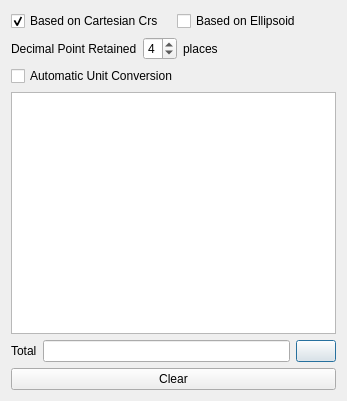
<?xml version="1.0" encoding="UTF-8"?>
<ui version="4.0">
 <class>measureDistanceDialog</class>
 <widget class="QDialog" name="measureDistanceDialog">
  <property name="geometry">
   <rect>
    <x>0</x>
    <y>0</y>
    <width>347</width>
    <height>401</height>
   </rect>
  </property>
  <property name="windowTitle">
   <string>Measure Parameter Settings</string>
  </property>
  <layout class="QVBoxLayout" name="verticalLayout">
   <item>
    <layout class="QHBoxLayout" name="horizontalLayout_15">
     <item>
      <widget class="CheckBox" name="baseInCartesianCb">
       <property name="text">
        <string>Based on Cartesian Crs</string>
       </property>
       <property name="checked">
        <bool>true</bool>
       </property>
       <attribute name="buttonGroup">
        <string notr="true">baseModeButtonGroup</string>
       </attribute>
      </widget>
     </item>
     <item>
      <widget class="CheckBox" name="baseInEllipsoidCb">
       <property name="text">
        <string>Based on Ellipsoid</string>
       </property>
       <property name="checked">
        <bool>false</bool>
       </property>
       <attribute name="buttonGroup">
        <string notr="true">baseModeButtonGroup</string>
       </attribute>
      </widget>
     </item>
    </layout>
   </item>
   <item>
    <layout class="QHBoxLayout" name="horizontalLayout_17">
     <item>
      <widget class="BodyLabel" name="BodyLabel_2">
       <property name="text">
        <string>Decimal Point Retained</string>
       </property>
      </widget>
     </item>
     <item>
      <widget class="SpinBox" name="decimalPrecisionSpinBox">
       <property name="minimum">
        <number>1</number>
       </property>
       <property name="maximum">
        <number>8</number>
       </property>
       <property name="value">
        <number>4</number>
       </property>
      </widget>
     </item>
     <item>
      <widget class="BodyLabel" name="BodyLabel_3">
       <property name="text">
        <string>places</string>
       </property>
      </widget>
     </item>
     <item>
      <spacer name="horizontalSpacer">
       <property name="orientation">
        <enum>Qt::Horizontal</enum>
       </property>
       <property name="sizeHint" stdset="0">
        <size>
         <width>40</width>
         <height>20</height>
        </size>
       </property>
      </spacer>
     </item>
    </layout>
   </item>
   <item>
    <widget class="CheckBox" name="autoTransUnitCheckBox">
     <property name="text">
      <string>Automatic Unit Conversion</string>
     </property>
    </widget>
   </item>
   <item>
    <widget class="ListWidget" name="ListWidget"/>
   </item>
   <item>
    <layout class="QHBoxLayout" name="horizontalLayout_14">
     <item>
      <widget class="BodyLabel" name="BodyLabel">
       <property name="text">
        <string>Total</string>
       </property>
      </widget>
     </item>
     <item>
      <widget class="LineEdit" name="totalLE">
       <property name="readOnly">
        <bool>true</bool>
       </property>
      </widget>
     </item>
     <item>
      <widget class="ComboBox" name="unitCb"/>
     </item>
    </layout>
   </item>
   <item>
    <widget class="PushButton" name="clearPb">
     <property name="text">
      <string>Clear</string>
     </property>
    </widget>
   </item>
  </layout>
 </widget>
 <customwidgets>
  <customwidget>
   <class>CheckBox</class>
   <extends>QCheckBox</extends>
   <header>qfluentwidgets</header>
  </customwidget>
  <customwidget>
   <class>ComboBox</class>
   <extends>QPushButton</extends>
   <header>qfluentwidgets</header>
  </customwidget>
  <customwidget>
   <class>PushButton</class>
   <extends>QPushButton</extends>
   <header>qfluentwidgets</header>
  </customwidget>
  <customwidget>
   <class>BodyLabel</class>
   <extends>QLabel</extends>
   <header>qfluentwidgets</header>
  </customwidget>
  <customwidget>
   <class>LineEdit</class>
   <extends>QLineEdit</extends>
   <header>qfluentwidgets</header>
  </customwidget>
  <customwidget>
   <class>SpinBox</class>
   <extends>QSpinBox</extends>
   <header>qfluentwidgets</header>
  </customwidget>
  <customwidget>
   <class>ListWidget</class>
   <extends>QListWidget</extends>
   <header>qfluentwidgets</header>
  </customwidget>
 </customwidgets>
 <resources>
  <include location="../yoyirs.qrc"/>
 </resources>
 <connections/>
 <buttongroups>
  <buttongroup name="baseModeButtonGroup"/>
 </buttongroups>
</ui>
